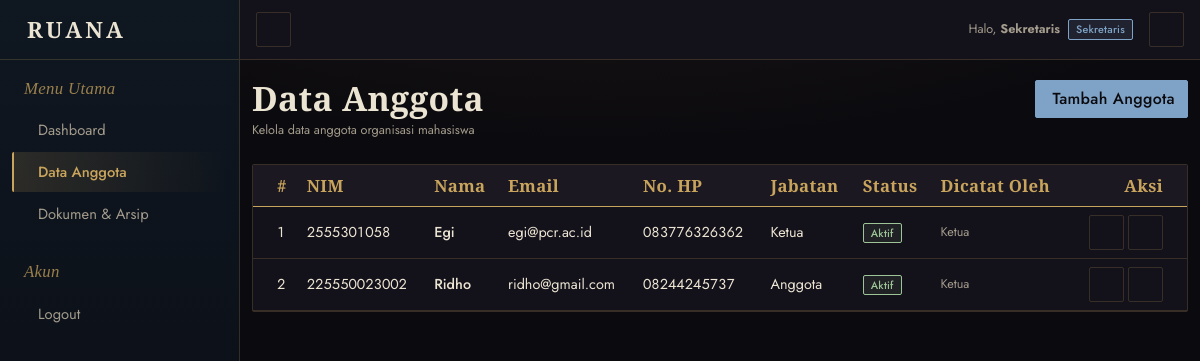
The app's page /index.php?page=anggota&action=index (signed in) with its own data.
### tables this page shows
CREATE TABLE `anggota` (
  `id` int NOT NULL,
  `user_id` int DEFAULT NULL,
  `nim` varchar(20) NOT NULL,
  `nama` varchar(100) NOT NULL,
  `email` varchar(100) DEFAULT NULL,
  `no_hp` varchar(20) DEFAULT NULL,
  `jabatan` varchar(100) DEFAULT NULL,
  `status` enum('aktif','tidak aktif') DEFAULT 'aktif',
  `created_at` timestamp NULL DEFAULT CURRENT_TIMESTAMP
);

CREATE TABLE `users` (
  `id` int NOT NULL,
  `nama` varchar(100) NOT NULL,
  `username` varchar(50) NOT NULL,
  `password` varchar(255) NOT NULL,
  `role` enum('ketua','sekretaris','bendahara','anggota','dosen') NOT NULL,
  `created_at` timestamp NULL DEFAULT CURRENT_TIMESTAMP
);

### app/controllers/AnggotaController.php (called while the page is built, shortened)
<?php
require_once BASE_PATH . '/app/models/Anggota.php';
require_once BASE_PATH . '/app/helpers/Access.php';
class AnggotaController {
    private $anggotaModel;
    public function __construct($conn) {
        $this->anggotaModel = new Anggota($conn);
    }
    public function index() {
        $anggota = $this->anggotaModel->getAll();
        $nama    = $_SESSION['user'];
        $role    = $_SESSION['role'];
        require_once BASE_PATH . '/app/views/anggota/index.php';
    }
}

### app/helpers/Access.php (called while the page is built, shortened)
<?php
class Access {
    private static $map = [
        'ketua'      => ['*'],
        'sekretaris' => [self::MODULE_ANGGOTA, self::MODULE_DOKUMEN],
        'bendahara'  => [self::MODULE_KEUANGAN],
        'dosen'      => [self::MODULE_DOKUMEN],
        'anggota'    => [],
    ];
    public static function canAccess(string $role, string $module): bool {
        $role = strtolower(trim($role));
        $allowed = self::$map[$role];
        return in_array($module, $allowed, true);
    }
    public static function menuVisible(string $role, string $module): bool {
        return self::canAccess($role, $module);
    }
}

### app/models/Anggota.php (called while the page is built, shortened)
<?php
class Anggota {
    private $conn;
    private $table = 'anggota';
    public function __construct($conn) {
        $this->conn = $conn;
    }
    public function getAll() {
        $query = "SELECT a.*, u.nama AS dicatat_oleh
                  FROM {$this->table} a
                  LEFT JOIN users u ON a.user_id = u.id
                  ORDER BY a.created_at DESC";
        $result = mysqli_query($this->conn, $query);
        return mysqli_fetch_all($result, MYSQLI_ASSOC);
    }
}

### app/views/anggota/index.php (the view, shortened to what this page needs)
<?php require_once BASE_PATH . '/app/helpers/Access.php'; ?>
<?php
$roleColors = [
    'ketua'      => ['primary' => '#c9a45c', 'dark' => '#1f1610', 'bg' => 'rgba(201,164,92,0.12)',  'text' => '#c9a45c'],
    'sekretaris' => ['primary' => '#7fa3c7', 'dark' => '#0f1721', 'bg' => 'rgba(127,163,199,0.12)', 'text' => '#7fa3c7'],
    'bendahara'  => ['primary' => '#8fb08a', 'dark' => '#0f1a15', 'bg' => 'rgba(143,176,138,0.12)', 'text' => '#8fb08a'],
    'dosen'      => ['primary' => '#a48fc9', 'dark' => '#171221', 'bg' => 'rgba(164,143,201,0.12)', 'text' => '#a48fc9'],
    'anggota'    => ['primary' => '#b5ada0', 'dark' => '#16141a', 'bg' => 'rgba(181,173,160,0.10)', 'text' => '#b5ada0'],
];
$color = $roleColors[$role] ?? $roleColors['anggota'];
?>
<!DOCTYPE html>
<html lang="id" data-bs-theme="dark">
<head>
  <link rel="stylesheet" href="https://cdn.jsdelivr.net/npm/bootstrap@5.3.0/dist/css/bootstrap.min.css">
  <link rel="stylesheet" href="https://cdn.jsdelivr.net/npm/@tabler/icons-webfont@latest/tabler-icons.min.css">
  <link rel="stylesheet" href="../public/css/style.css?v=<?= @filemtime(BASE_PATH . '/public/css/style.css') ?: time() ?>">
</head>
<body>
<nav id="topbar" class="navbar bg-white border-bottom fixed-top topbar px-3 d-flex justify-content-between">
  <div class="d-flex align-items-center gap-2">
    <button id="toggleBtn" class="d-none d-lg-inline-flex btn btn-light btn-icon btn-sm">
    </button>
  </div>
  <div class="d-flex align-items-center gap-2">
    <span class="small text-muted">Halo, <strong><?= htmlspecialchars($nama) ?></strong></span>
    <span class="badge rounded-pill" style="background-color:<?= $color['bg'] ?>; color:<?= $color['primary'] ?>;">
      <?= htmlspecialchars(ucfirst($role)) ?>
    </span>
    <a href="index.php?page=login&action=logout" class="btn btn-light btn-icon btn-sm ms-2" title="Logout">
    </a>
  </div>
</nav>
<aside id="sidebar" class="sidebar">
  <div class="logo-area">
    <span class="logo-text fw-semibold">RUANA</span>
  </div>
  <ul class="nav flex-column mt-2">
    <li class="px-4 py-2"><small class="text-muted nav-text" style="font-size:15px; ">Menu Utama</small></li>
    <li><a class="nav-link " href="index.php?page=dashboard"><i class="ti ti-home"></i><span class="nav-text">Dashboard</span></a></li>
    <?php if (Access::menuVisible($role, Access::MODULE_ANGGOTA)): ?>
    <li><a class="nav-link active " href="index.php?page=anggota&action=index"><i class="ti ti-users"></i><span class="nav-text">Data Anggota</span></a></li>
    <?php endif; ?>
    <?php if (Access::menuVisible($role, Access::MODULE_DOKUMEN)): ?>
    <li><a class="nav-link" href="index.php?page=dokumen&action=index"><i class="ti ti-file-text"></i><span class="nav-text">Dokumen & Arsip</span></a></li>
    <?php endif; ?>
    <li class="px-4 pt-4 pb-2"><small class="text-muted nav-text" style="font-size:15px; ">Akun</small></li>
    <li><a class="nav-link text-light" href="index.php?page=login&action=logout"><i class="ti ti-logout"></i><span class="nav-text">Logout</span></a></li>
  </ul>
</aside>
<main id="content" class="content py-10">
  <div class="container-fluid">
    <div class="d-flex justify-content-between align-items-start flex-wrap gap-2 mb-4">
      <div>
        <h1 class="fs-4 mb-1 fw-semibold">Data Anggota</h1>
        <p class="text-muted small mb-0">Kelola data anggota organisasi mahasiswa</p>
      </div>
      <a href="index.php?page=anggota&action=create" class="btn text-white fw-medium" style="background-color:<?= $color['primary'] ?>; border-color:<?= $color['primary'] ?>;">
        <i class="ti ti-plus me-1"></i> Tambah Anggota
      </a>
    </div>
    <div class="card border-0">
      <div class="card-body p-0">
        <div class="table-responsive">
          <table class="table align-middle mb-0">
            <thead style="background-color:var(--ce-surface-2);">
              <tr>
                <th class="ps-4">#</th>
                <th>NIM</th>
                <th>Nama</th>
                <th>Email</th>
                <th>No. HP</th>
                <th>Jabatan</th>
                <th>Status</th>
                <th>Dicatat Oleh</th>
                <th class="text-end pe-4">Aksi</th>
              </tr>
            </thead>
            <tbody>
              <?php if (empty($anggota)): ?>
                <tr>
                  <td colspan="9" class="text-center text-muted py-5">
                    <i class="ti ti-users-group fs-3 d-block mb-2"></i>
                    Belum ada data anggota.
                  </td>
                </tr>
              <?php else: ?>
                <?php foreach ($anggota as $i => $a): ?>
                  <tr>
                    <td class="ps-4"><?= $i + 1 ?></td>
                    <td><?= htmlspecialchars($a['nim']) ?></td>
                    <td class="fw-medium"><?= htmlspecialchars($a['nama']) ?></td>
                    <td><?= htmlspecialchars($a['email'] ?: '-') ?></td>
                    <td><?= htmlspecialchars($a['no_hp'] ?: '-') ?></td>
                    <td><?= htmlspecialchars($a['jabatan'] ?: '-') ?></td>
                    <td>
                      <?php if ($a['status'] === 'aktif'): ?>
                        <span class="badge rounded-pill" style="background-color:rgba(143,176,138,0.1); color:#9cc497;">Aktif</span>
                      <?php else: ?>
                        <span class="badge rounded-pill" style="background-color:rgba(194,69,58,0.1); color:#e0655a;">Tidak Aktif</span>
                      <?php endif; ?>
                    </td>
                    <td class="text-muted small"><?= htmlspecialchars($a['dicatat_oleh'] ?? '-') ?></td>
                    <td class="text-end pe-4">
                      <a href="index.php?page=anggota&action=edit&id=<?= $a['id'] ?>" class="btn btn-light btn-icon btn-sm" title="Edit">
                      </a>
                      <a href="index.php?page=anggota&action=delete&id=<?= $a['id'] ?>" class="btn btn-light btn-icon btn-sm text-danger" title="Hapus"
                         onclick="return confirm('Hapus data anggota \'<?= htmlspecialchars($a['nama']) ?>\'?');">
                      </a>
                    </td>
                  </tr>
                <?php endforeach; ?>
              <?php endif; ?>
            </tbody>
          </table>
        </div>
      </div>
    </div>
  </div>
</main>
</body>
</html>

### public/index.php (shortened to what this page needs)
<?php
require_once BASE_PATH . '/config/database.php';
$page   = isset($_GET['page'])   ? $_GET['page']   : 'home';
$action = isset($_GET['action']) ? $_GET['action'] : 'index';
switch ($page) {
    case 'anggota':
        require_once BASE_PATH . '/app/controllers/AnggotaController.php';
        $controller = new AnggotaController($conn);
        if ($action === 'store')       $controller->store();
        elseif ($action === 'edit')    $controller->edit();
        elseif ($action === 'update')  $controller->update();
        elseif ($action === 'delete')  $controller->delete();
        elseif ($action === 'create')  $controller->create();
        else                           $controller->index();
        break;
}

### records on screen
anggota: nim "2555301058", nama "Egi", email "egi@pcr.ac.id", no_hp "083776326362", jabatan "Ketua", status "Aktif", user.nama "Ketua"
anggota: nim "225550023002", nama "Ridho", email "ridho@gmail.com", no_hp "08244245737", jabatan "Anggota", status "Aktif", user.nama "Ketua"

### other values on screen
$nama "Sekretaris"
$role "Sekretaris"
